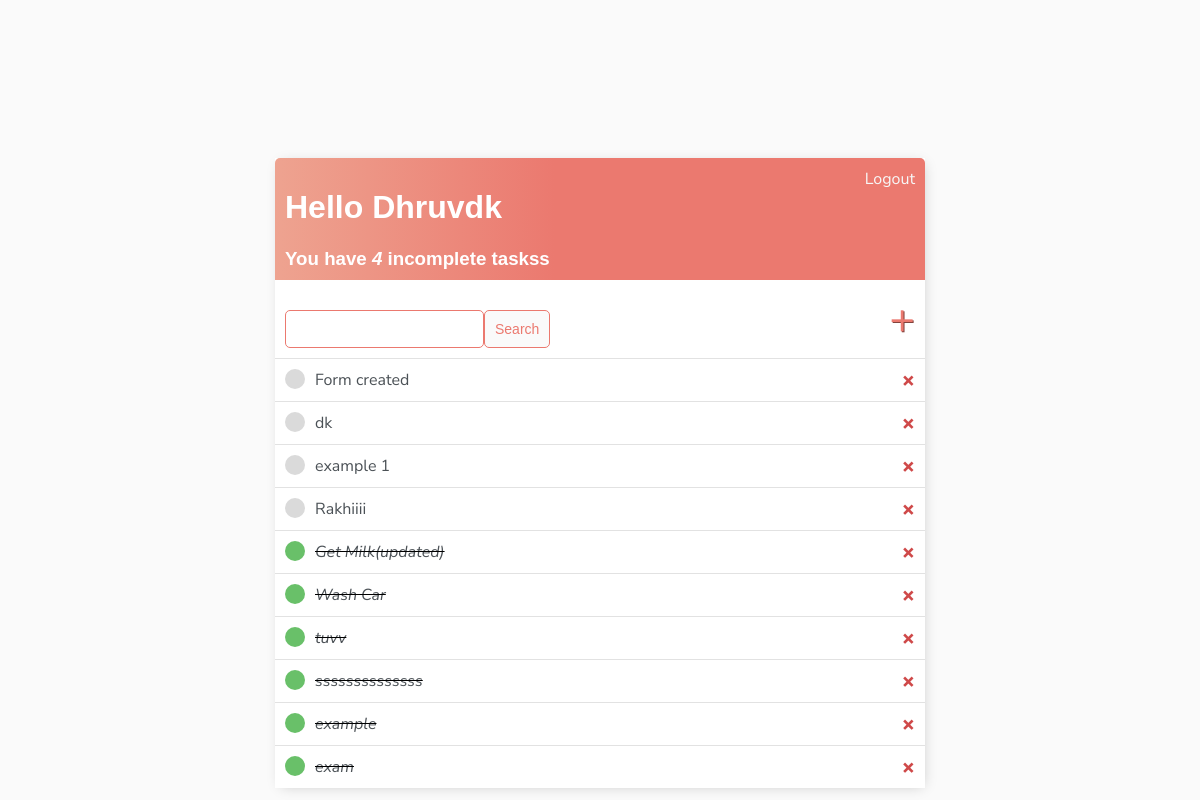
The app's page / (signed in) with its own data.
### base/models.py (models this page shows)
class Task(models.Model):
    user=models.ForeignKey(User,on_delete=models.CASCADE,null=True,blank=True)
    title=models.CharField(max_length=200)
    description=models.TextField(null=True,blank=True)
    complete=models.BooleanField(default=False)
    creat=models.DateTimeField(auto_now_add=True)
    def __str__(self):
        return self.title
    class Meta:
        ordering=['complete']

### base/views.py (the view)
# urls.py: path('',TaskList.as_view(),name='tasks'),
class TaskList(LoginRequiredMixin,ListView):
    model=Task
    context_object_name='tasks'
    def get_context_data(self,**kwargs):
        context=super().get_context_data(**kwargs)
        context['tasks']=context['tasks'].filter(user=self.request.user)
        context['count']=context['tasks'].filter(complete=False).count()
        search_input=self.request.GET.get('search-area') or ''
        if search_input:
            context['tasks']=context['tasks'].filter(title__startswith=search_input)
        context['search_input']=search_input
        print(context)
        return context

### base/templates/base/task_list.html
{% extends 'base/main.html' %} {% block content %}
<div class="header-bar">
    <div>
        <h1>Hello {{request.user|title}}</h1>
        <h3 style="margin: 0;">You have <i>{{count}}  </i>incomplete tasks{{count | pluralize:"s"}}</h3>
    </div>
    {% if request.user.is_authenticated %}
    <a href="{% url 'logout' %}">Logout</a> {% else %}
    <a href="{% url 'login' %} ">Login</a> {% endif %}
</div>
<div id="search-add-wrapper">
    <form method="GET" style="margin-top: 20px;display: flex;">
        <input type='text' name='search-area' value="{{search_input}}">
        <input class="button" type="submit" value="Search">
    </form>
    <a id="add-link" href="{% url 'task-create' %} ">&#x2b</a>
</div>
<div class="task-items-wrapper">
    {% for task in tasks %}
    <div class="task-wrapper">
        {% if task.complete %}
        <div class="task-title">
            <div class="task-complete-icon"></div>
            <i><s><a href="{% url 'task-update' task.id %}">{{task}}</a></s></i>
        </div>
        <a class="delete-link" href="{% url 'task-delete' task.id %} ">&#215;</a> {% else %}
        <div class="task-title">
            <div class="task-incomplete-icon"></div>
            <a href="{% url 'task-update' task.id %}">{{task}}</a>
        </div>
        <a class="delete-link" href="{% url 'task-delete' task.id %} ">&#215;</a> {% endif %}
    </div>
    {% empty %}
    <h3>No items in list</h3>
    {% endfor %}
</div>
{% endblock content %}

### base/templates/base/main.html (shortened to what this page needs)
<!DOCTYPE html>
<html>
<head>
</head>
<body>
    <div class="container">
        {% block content %} {% endblock content %}
    </div>
</body>
</html>

### base/templates/base/main.html (style rules this page uses)
body { background-color: #FAFAFA; font-family: 'Nunito Sans', sans-serif; padding-top: 150px; }
h1, h2, h3, h4, h5, h6 { font-family: 'Raleway', sans-serif; }
a, p { color: #4b5156; }
.container { max-width: 650px; margin: auto; background-color: #fff; -webkit-box-shadow: 2px 2px 13px -4px rgba(0, 0, 0, 0.21); box-shadow: 2px 2px 13px -4px rgba(0, 0, 0, 0.21); }
.header-bar { display: flex; justify-content: space-between; color: #fff; padding: 10px; border-radius: 5px 5px 0 0; background: linear-gradient(90deg, #EEA390 0%, #EB796F 43%, #EB796F 100%, #EB796F 100%); }
.header-bar a { color: rgb(247, 247, 247); text-decoration: none; }
.task-wrapper { display: flex; align-items: center; justify-content: space-between; background-color: #fff; padding: 10px; border-top: 1px solid rgb(226, 226, 226); }
.task-title { display: flex; }
.task-title a { color: #4b5156; text-decoration: none; margin-left: 10px; }
.task-complete-icon { height: 20px; width: 20px; background-color: rgb(105, 192, 105); border-radius: 50%; }
.task-incomplete-icon { height: 20px; width: 20px; background-color: rgb(218, 218, 218); border-radius: 50%; }
.delete-link { text-decoration: none; font-weight: 900; color: #cf4949; font-size: 22px; line-height: 0; }
#search-add-wrapper { display: flex; justify-content: space-between; align-items: center; padding: 10px; }
#add-link { color: #EB796F; text-decoration: none; font-size: 43px; text-shadow: 1px 1px #81413b; }
input[type=text], input[type=password], textarea { border: 1px solid #EB796F; border-radius: 5px; padding: 10px; width: 90%; }
.button { border: 1px solid #EB796F; background-color: #FAFAFA; color: #EB796F; padding: 10px; font-size: 14px; border-radius: 5px; cursor: pointer; text-decoration: none; }

### records on screen
Task: title "Form created"
Task: title "dk"
Task: title "example 1"
Task: title "Rakhiiii"
Task: title "Get Milk(updated)"
Task: title "Wash Car"
Task: title "tuvv"
Task: title "ssssssssssssss"
Task: title "example"
Task: title "exam"

### other values on screen
{{ request.user|title }} "Dhruvdk"
{{ count }} "4"
{{ count | pluralize:"s" }} "s"
